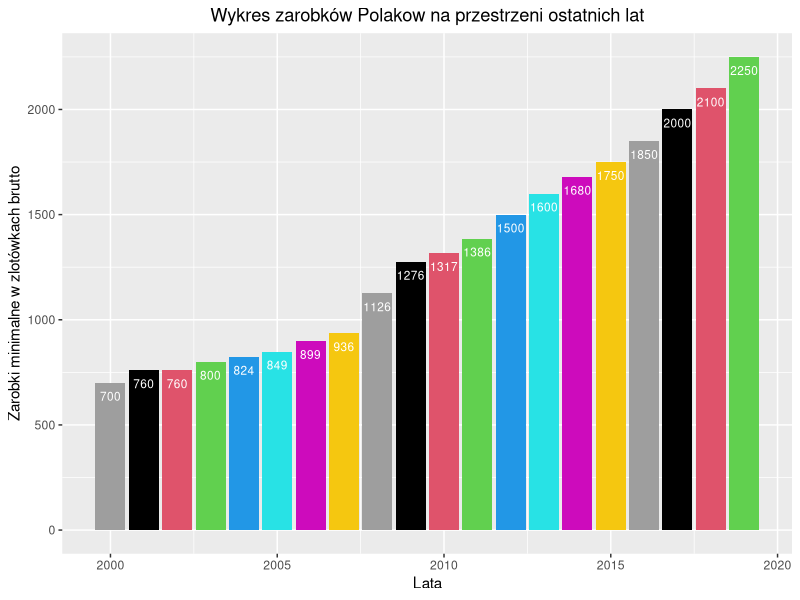
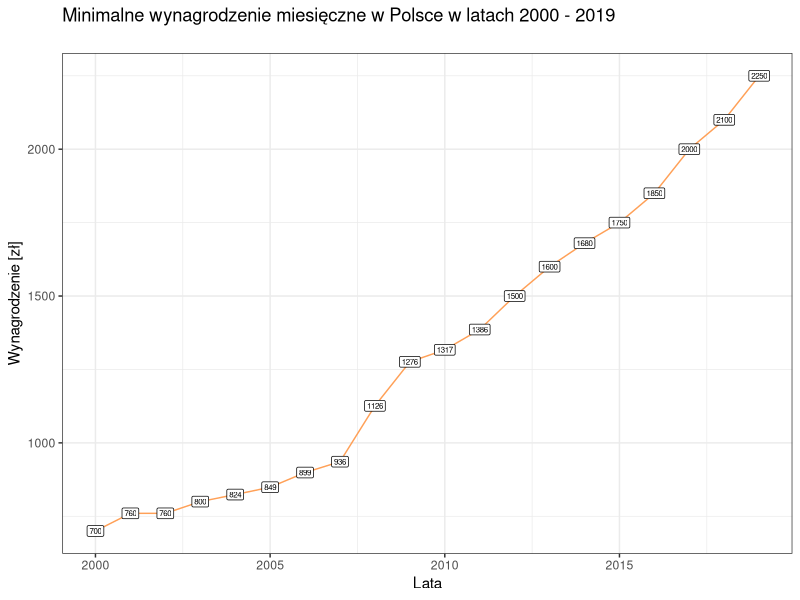

Here is the R script that generated these plots, in order:
## ---- chunk 1
knitr::opts_chunk$set(echo = TRUE)
library(ggplot2)
## ---- chunk 2
wage <- c(700, 760, 760, 800, 824, 849, 899, 936, 1126, 1276, 1317, 1386, 1500, 1600, 1680, 1750, 1850, 2000, 2100, 2250)
year <- c(2000:2019)
data <- data.frame(wage=wage, year=year)
## ---- chunk 3
ggplot(data=data, aes(x=year, y=wage)) +
  geom_col(fill=year) +
  geom_text(aes(label=wage), size=3, vjust=2, color="white") +
  ylab("Zarobki minimalne w zlotówkach brutto") + xlab("Lata") + 
  ggtitle("Wykres zarobków Polakow na przestrzeni ostatnich lat") +
  theme(plot.title=element_text(hjust=0.5))
## ---- chunk 4
ggplot(data=data, aes(x=year, y=wage, label=wage)) +
  geom_point(shape=15, size=2, colour='#FFA057') +
  geom_line(colour='#FFA057') +
  geom_label(size=2) +
  labs(
    title="Minimalne wynagrodzenie miesięczne w Polsce w latach 2000 - 2019\n",
    x="Lata", y="Wynagrodzenie [zł]", color=""
  ) +
  theme_bw()
